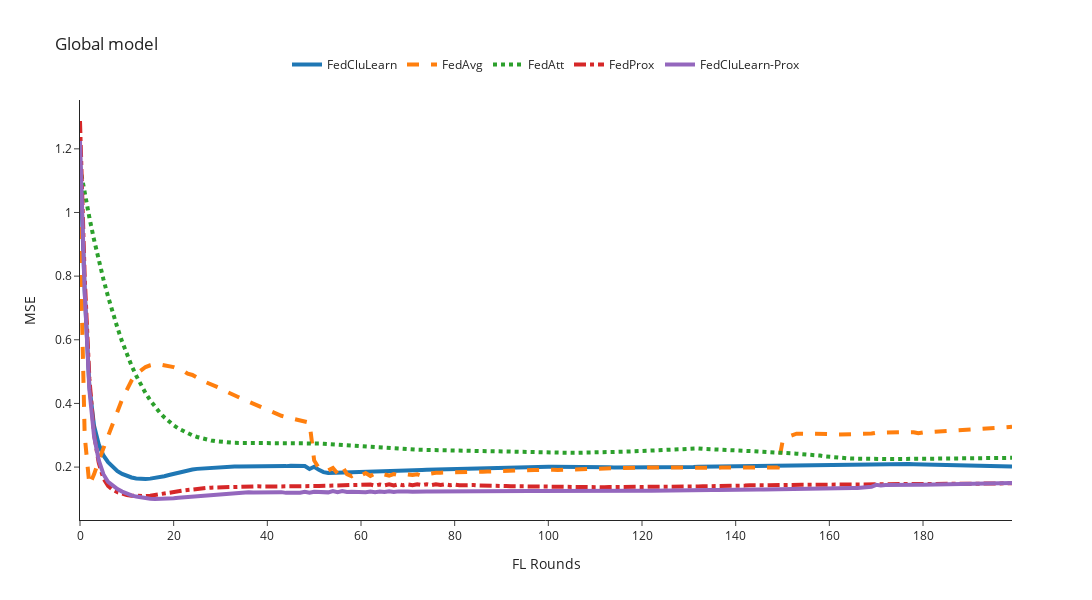

The notebook cell saved with this chart:
### Code cell
mse_column = 'mse'
# n_rounds, y = preprocessing_results(filenames=[global_FedCluLearn, global_FedCluLearn_recent, global_FedCluLearn_percentage, global_FedAvg, global_FedAtt, global_FedProx, global_FedCluLearn_Prox, global_FedCluLearn_Prox_recent, None], mse_column=mse_column)
# global_filenames = [global_FedCluLearn, global_FedAvg, global_FedAtt, global_FedProx, global_FedCluLearn_Prox]
global_filenames = [global_FedCluLearn, global_FedAvg, global_FedAtt, global_FedProx, global_FedCluLearn_Prox]
n_rounds, y = preprocessing_results(filenames=global_filenames, mse_column=mse_column)
#Avg {mse_column.upper()} Global model
plot_plotly(n_rounds, y, title=f'Global model', y_axis_title=f'{mse_column.upper()}', y_axis_max=1)

### Figure 1 — Plotly figure (JSON) as saved in the notebook; plotly's stock layout.template omitted (floating-point values rounded to 4 significant figures; data arrays with more than 128 entries replaced by an {"elided": "..."} marker saying what was removed)
{"data": [{"line": {"dash": "solid", "width": 4}, "mode": "lines", "name": "FedCluLearn", "type": "scatter", "x": {"elided": "201 int values"}, "y": {"elided": "200 float values"}}, {"line": {"dash": "dash", "width": 4}, "mode": "lines", "name": "FedAvg", "type": "scatter", "x": {"elided": "201 int values"}, "y": {"elided": "200 float values"}}, {"line": {"dash": "dot", "width": 4}, "mode": "lines", "name": "FedAtt", "type": "scatter", "x": {"elided": "201 int values"}, "y": {"elided": "200 float values"}}, {"line": {"dash": "dashdot", "width": 4}, "mode": "lines", "name": "FedProx", "type": "scatter", "x": {"elided": "201 int values"}, "y": {"elided": "200 float values"}}, {"line": {"dash": "solid", "width": 4}, "mode": "lines", "name": "FedCluLearn-Prox", "type": "scatter", "x": {"elided": "201 int values"}, "y": {"elided": "200 float values"}}], "layout": {"height": 600, "legend": {"orientation": "h", "x": 0.5, "xanchor": "center", "y": 1.05, "yanchor": "bottom"}, "title": {"text": "Global model"}, "width": 1200, "xaxis": {"title": {"text": "FL Rounds"}}, "yaxis": {"title": {"text": "MSE"}}}}
